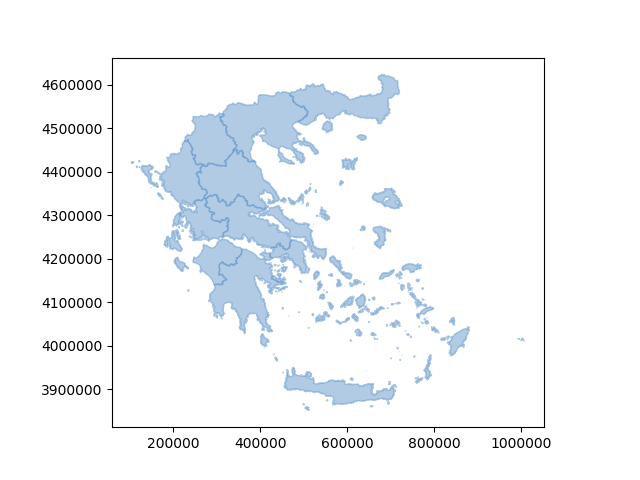

Write Python code to recreate this figure.
# The script supposes you downloaded from https://www.naturalearthdata.com/
# 1) the land data in ne_10m_land
# 2) the small island data in ne_10m_minor_islands
# and from
# 3) the archeological sites of Crete in Crete/arhaio_polygon
# by I. Nicolis
# Visit my https://github.com/INicolis for other contributions

import shapefile as shp
import matplotlib.pyplot as plt
from descartes import PolygonPatch
# downloaded from https://geodata.gov.gr/en/dataset/periphereies-elladas
grece=shp.Reader("../../../../maps/periphereies/periphereies.shp", encoding="iso-8859-7")
fig = plt.figure() 
for shape in grece.shapeRecords():
    polygones = shape.shape.__geo_interface__
    BLUE = '#6699cc'
    ax = fig.gca() 
    ax.add_patch(PolygonPatch(polygones, fc=BLUE, ec=BLUE, alpha=0.5, zorder=2 ))
    ax.axis('scaled')
plt.savefig("grece_regions.png")